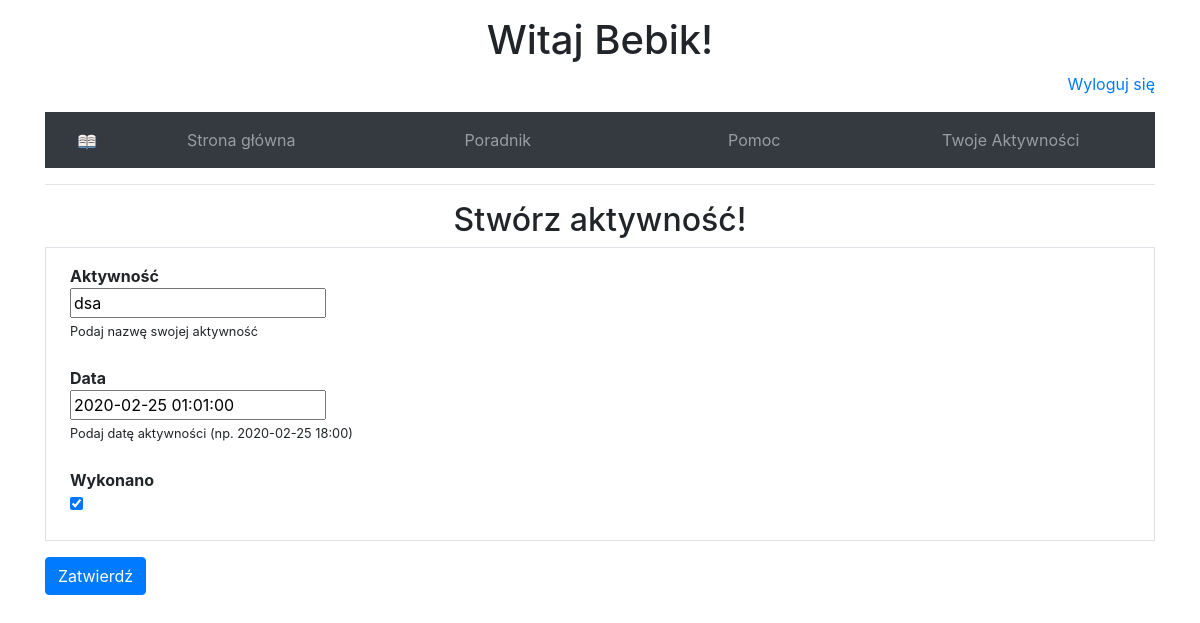
Screenshot of /activities/6/update/ (signed in) with the database file from the repository.
### activities/models.py (models this page shows, shortened)
class Activitie(models.Model):
    activitie = models.CharField(max_length=50)
    to_do_date = models.DateTimeField()
    is_done = models.BooleanField(default= False, blank=True)
    user = models.ForeignKey(User, on_delete=models.CASCADE)

### activities/views.py (the view, shortened to what this page needs)
# urls.py: path('<int:pk>/update/', ActivityUpdateView.as_view(), name='activity-update'),
class ActivityUpdateView(LoginRequiredMixin, UserPassesTestMixin, UpdateView):
    model = Activitie
    template_name = 'activitie_form.html'
    fields = ['activitie', 'to_do_date', 'is_done']
    def test_func(self):
        activitie = self.get_object()
        if self.request.user == activitie.user:
            return True
        return False

### activities/templates/activitie_form.html (shortened to what this page needs)
{% extends 'base.html' %}
{% load crispy_forms_tags %}
{% block content %}
  <h2 id="login_header">Stwórz aktywność!</h2>
  <div class="content-section">
    <form method="post">
      <div class="border">
        {% for field in form %}
          <p>
            <div class="mb-4 ml-4">
              {% if field.name == "activitie" %}
                <b>Aktywność</b>
                <br>
                {{field}}
                <br>
                <small>Podaj nazwę swojej aktywność</small>
              {% elif field.name == 'to_do_date' %}
                <b>Data</b>
                <br>
                {{field}}
                <br>
                <small>Podaj datę aktywności (np. 2020-02-25 18:00)</small>
              {% elif field.name == 'is_done'%}
                <b>Wykonano</b>
                <br>
                {{field}}
              {% endif %}
            </div>
          </p>
        {% endfor %}
      </div>
      <button type="submit" class="btn btn-primary mt-3">Zatwierdź</button>
    </form>
  </div>
{% endblock %}

### users/templates/base.html (shortened to what this page needs)
{% load static %}
<!DOCTYPE html>
<html lang="en">
  <head>
    <link rel="stylesheet" href="https://stackpath.bootstrapcdn.com/bootstrap/4.4.1/css/bootstrap.min.css">
    <link rel="stylesheet" href="{% static 'users/style.css' %}">
  </head>
  <body>
    <div class="container">
      <div class="mt-3">
        <header>
          {% if not user.is_authenticated %}
            <h1 id="login-try">Spróbuj się zalogować!</h1>
          {% else %}
            <h1 id="login-try">Witaj {{ user.username }}!</h1>
          {% endif %}
          {% if user.is_authenticated %}
          <p class="login_menu">
            <a href="{% url 'logout' %}">Wyloguj się</a>
          </p>
          {% else %}
          <p class="login_menu">
            <a href="{% url 'login' %}">Zaloguj się</a> / <a href="{% url 'signup' %}">Signup</a>
          </p>
          {% endif %}
          <nav class="navbar navbar-dark nav-justified bg-dark">
            <a class="navbar-brand ml-3" href="{% url 'home' %}">
              <img src="{% static 'icon1.png' %}" alt="Rysuneczek" width=20px height=20px>
            </a>
            <ul class="navbar-nav">
              <li class="nav-item">
                <a class="nav-link" href="{% url 'home' %}">Strona główna</a>
              </li>
              <li class="nav-item">
                <a class="nav-link" href="#">Poradnik</a>
              </li>
              <li class="nav-item">
                <a class="nav-link" href="#">Pomoc</a>
              </li>
              <li class="nav-item">
                <a class="nav-link" href="{% url 'activitie' %}">Twoje Aktywności</a>
              </li>
            </ul>
          </nav>
          <hr>
        </header>
        <main>
          {% block content %}
          {% endblock %}
        </main>
      </div>
    </div>
  </body>
</html>

### users/static/users/style.css (style rules this page uses)
body { margin: 0; }
#login-try { text-align: center; }
.login_menu { text-align: right; }
#login_header { text-align: center; }
.navbar-nav { display: contents; }

### rows the page displays
Activitie: form "dsa", form "2020-02-25 01:01:00", form "☑"

### other values shown
{{ user.username }} "Bebik"
